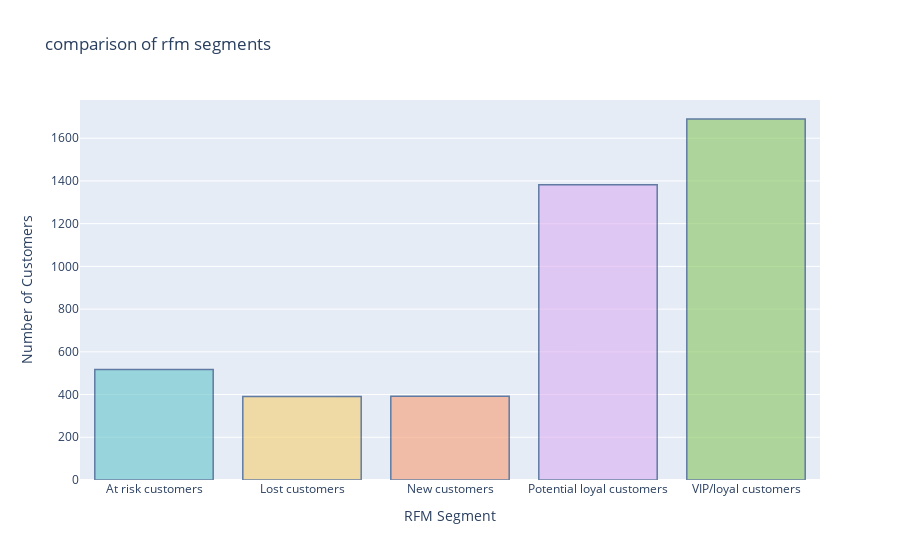

Write notebook code for a chart like this one.
### Code cell
pastel_colors = plotly.colors.qualitative.Pastel
fig = go.Figure(
    data=[
        go.Bar(
            x=segment_counts.index,
            y=segment_counts.values,
            marker=dict(color=pastel_colors)
        )
    ]
)

vip_color ='rgb(158,202,225)'
fig.update_traces(marker_color = [vip_color if segment == 'champion' else pastel_colors[i] for i, segment in enumerate(segment_counts.index)])
marker_line_color = 'rgb(8,48,107)'
marker_line_width = 1.5
opacity = 0.6
#update the layout of the figure
fig.update_traces(marker_line_color=marker_line_color, marker_line_width=marker_line_width, opacity=opacity)
fig.update_layout(title='comparison of rfm segments ' ,
                 xaxis_title='RFM Segment',
                 yaxis_title='Number of Customers',
                 showlegend=False)

fig.show()

### Figure 1 — Plotly figure (JSON) as saved in the notebook; plotly's stock layout.template omitted (floating-point values rounded to 4 significant figures)
{"data": [{"marker": {"color": ["rgb(102, 197, 204)", "rgb(246, 207, 113)", "rgb(248, 156, 116)", "rgb(220, 176, 242)", "rgb(135, 197, 95)"], "line": {"color": "rgb(8,48,107)", "width": 1.5}}, "opacity": 0.6, "type": "bar", "x": ["At risk customers", "Lost customers", "New customers", "Potential loyal customers", "VIP/loyal customers"], "y": [517, 391, 392, 1382, 1690]}], "layout": {"showlegend": false, "title": {"text": "comparison of rfm segments "}, "xaxis": {"title": {"text": "RFM Segment"}}, "yaxis": {"title": {"text": "Number of Customers"}}}}
